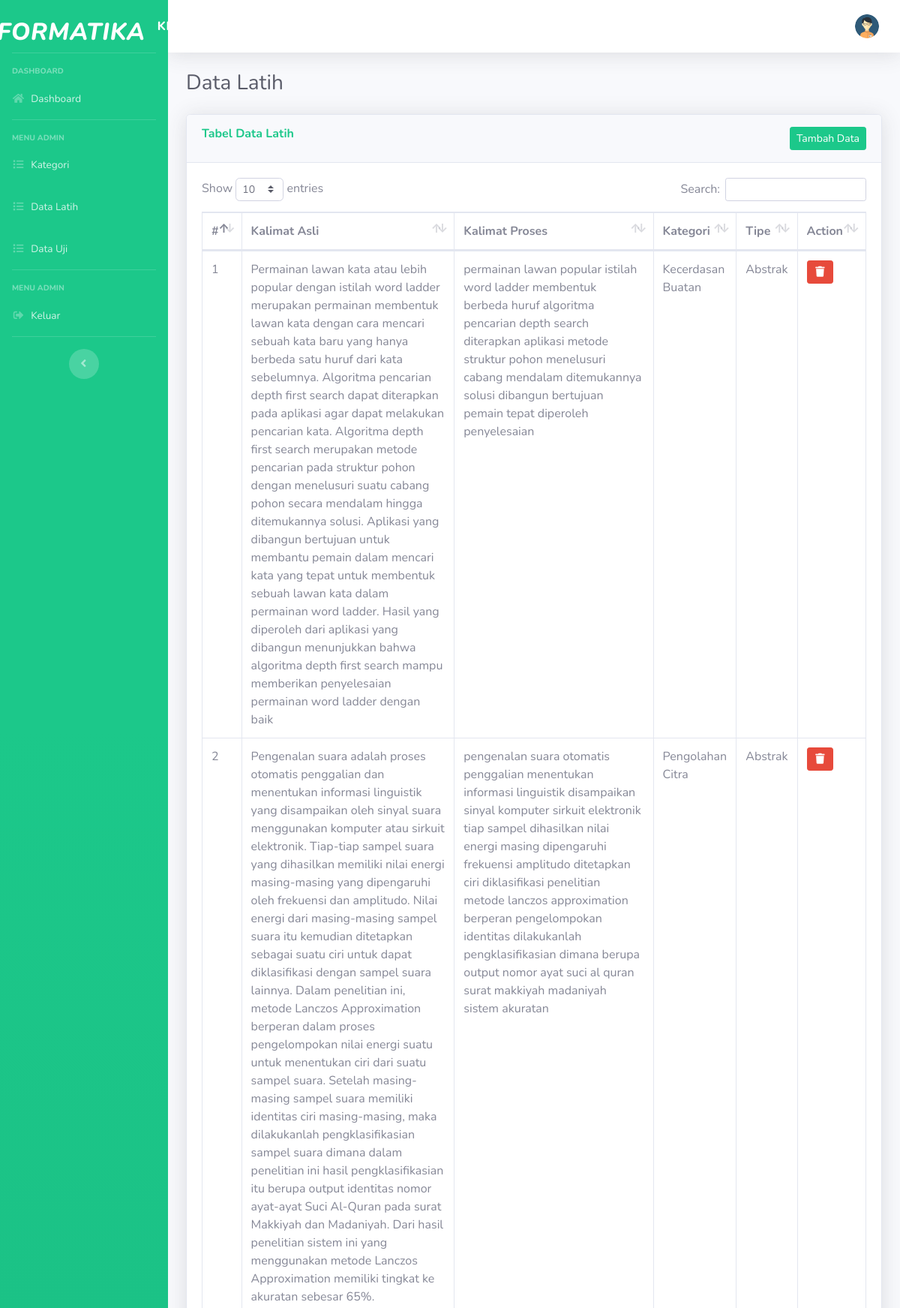
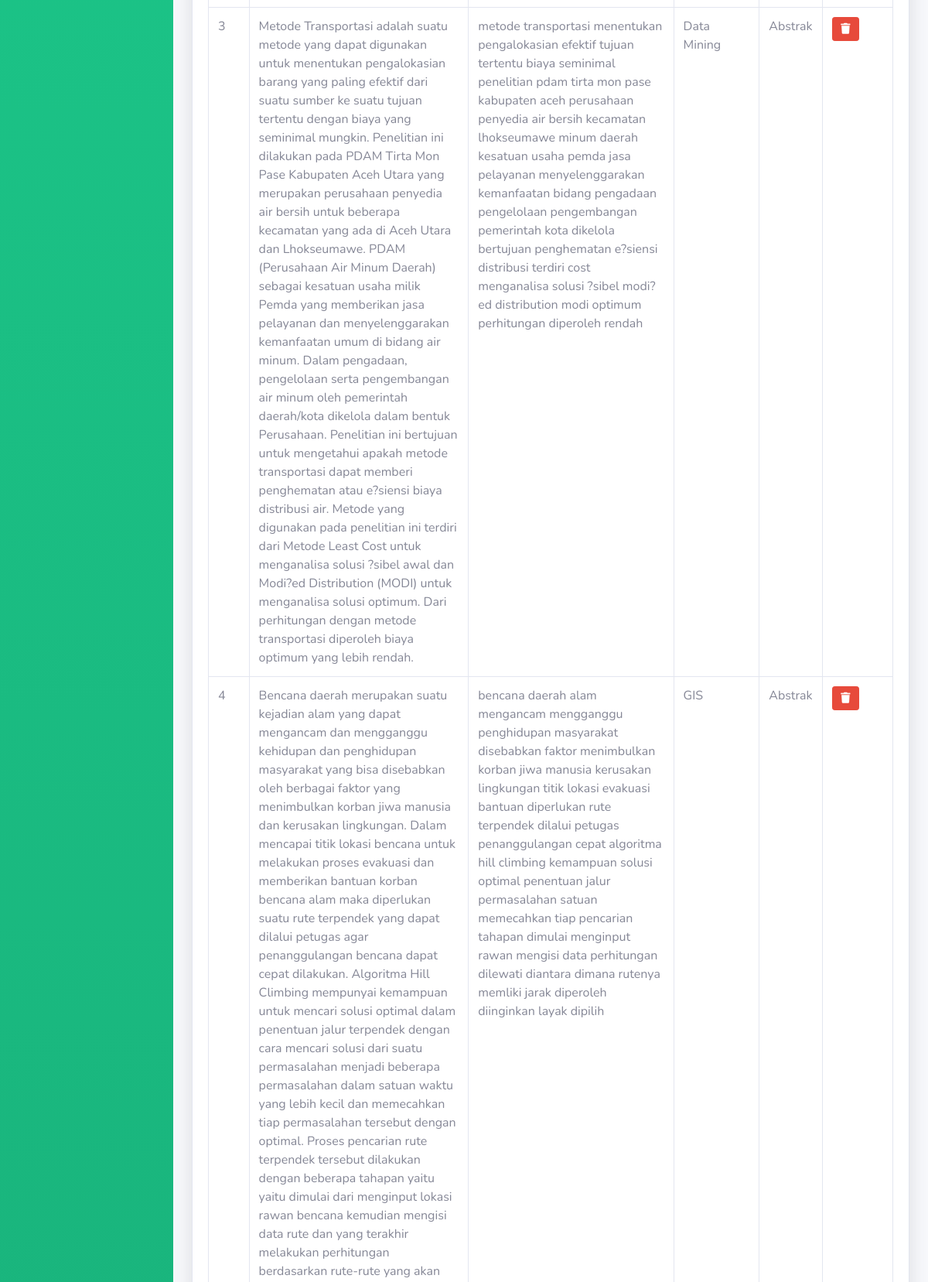
The page /index.php/admin/latih (upper part) on the database its author committed (2 pictures, top to bottom).
### tables this page shows
CREATE TABLE `tbl_data_latih` (
  `latih_id` int(11) NOT NULL,
  `latih_kalimat_asli` text NOT NULL,
  `latih_kalimat_proses` text NOT NULL,
  `latih_class` int(1) NOT NULL,
  `latih_category` varchar(30) NOT NULL
);

CREATE TABLE `tbl_kategori` (
  `kategori_id` int(11) NOT NULL,
  `kategori_nama` varchar(255) NOT NULL,
  `h_pengguna` varchar(255) NOT NULL,
  `h_tanggal` date NOT NULL,
  `h_waktu` time NOT NULL,
  `h_ip` varchar(255) NOT NULL
);

### application/libraries/Mylib.php (called while the page is built, shortened)
<?php
class Mylib
{
	function aview($view, $data = array())
	{
		$ci = &get_instance();
		if (!array_key_exists('title', $data)) {
			$data['title'] = 'K-Nearest Neighbor (KNN)';
		}
		$ci->load->view('admin/template/v_header', $data);
		if ($data) {
			$ci->load->view('admin/' . $view, $data);
		} else {
			$ci->load->view($view);
		}
	}
}

### application/controllers/Admin.php (called while the page is built, shortened)
<?php
class Admin extends CI_Controller
{
    public function latih()
    {
        $data['latih'] = $this->m_vic->get_data('tbl_data_latih');
        $this->mylib->aview('v_latih', $data);
    }
}

### index.php (called while the page is built, shortened)
<?php
require_once BASEPATH.'core/CodeIgniter.php';

### application/models/M_vic.php (called while the page is built, shortened)
<?php
class M_vic extends CI_Model
{
	function get_data($table)
	{
		return $this->db->get($table);
	}
}

### application/views/admin/v_latih.php (the view, shortened to what this page needs)
<div class="container-fluid">
    <div class="d-sm-flex align-items-center justify-content-between mb-4">
        <h1 class="h3 mb-0 text-gray-800">Data Latih</h1>
    </div>
    <div class="row">
        <div class="col-lg-12 mb-4">
            <div class="card shadow mb-4">
                <div class="card-header py-3">
                    <a href="<?= base_url() . 'admin/latih_add' ?>" class="float-right btn btn-sm btn-success">Tambah Data</a>
                    <h6 class="m-0 font-weight-bold text-success">Tabel Data Latih</h6>
                </div>
                <div class="card-body">
                    <div class="table-responsive">
                        <table class="table table-bordered" id="dataTable" width="100%" cellspacing="0">
                            <thead>
                                <tr>
                                    <th>#</th>
                                    <th>Kalimat Asli</th>
                                    <th>Kalimat Proses</th>
                                    <th>Kategori</th>
                                    <th>Tipe</th>
                                    <th>Action</th>
                                </tr>
                            </thead>
                            <tbody>
                                <?php
                                $no = 1;
                                foreach ($latih->result() as $l) {
                                    $class = $this->db->query("SELECT kategori_nama FROM tbl_kategori WHERE kategori_id ='$l->latih_class'")->row();
                                ?>
                                    <tr>
                                        <td><?= $no++ ?></td>
                                        <td><?= $l->latih_kalimat_asli ?></td>
                                        <td><?= $l->latih_kalimat_proses ?></td>
                                        <td><?= $class->kategori_nama ?></td>
                                        <td><?= $l->latih_category ?></td>
                                        <td>
                                            <a href="#" id="<?= base_url() . 'admin/latih_delete/' . $l->latih_id ?>" class="btn btn-delete btn-sm btn-danger" data-toggle="tooltip" data-placement="right" title="Hapus Data Latih"><span class="fas fa-fw fa-trash"></span></a>
                                        </td>
                                    </tr>
                                <?php } ?>
                            </tbody>
                        </table>
                    </div>
                </div>
            </div>
        </div>
    </div>
</div>
</div>

### rows shown on the page
tbl_data_latih: latih_kalimat_asli "Permainan lawan kata atau lebih popular dengan istilah word ladder merupakan permainan membentuk lawan kata dengan cara mencari sebuah kata baru yang hanya berbeda satu huruf dari kata sebelumnya. Algoritma pencarian depth first search dapat diterapkan pada aplikasi agar dapat melakukan pencarian kata. Algoritma depth first search merupakan metode pencarian pada struktur pohon dengan menelusuri suatu cabang pohon secara mendalam hingga ditemukannya solusi. Aplikasi yang dibangun bertujuan untuk membantu pemain dalam mencari kata yang tepat untuk membentuk sebuah lawan kata dalam permainan word ladder. Hasil yang diperoleh dari aplikasi yang dibangun menunjukkan bahwa algoritma depth first…", latih_kalimat_proses "permainan lawan popular istilah word ladder membentuk berbeda huruf algoritma pencarian depth search diterapkan aplikasi metode struktur pohon menelusuri cabang mendalam ditemukannya solusi dibangun bertujuan pemain tepat diperoleh penyelesaian", tbl_kategori.kategori_nama "Kecerdasan Buatan", latih_category "Abstrak"
tbl_data_latih: latih_kalimat_asli "Pengenalan suara adalah proses otomatis penggalian dan menentukan informasi linguistik yang disampaikan oleh sinyal suara menggunakan komputer atau sirkuit elektronik. Tiap-tiap sampel suara yang dihasilkan memiliki nilai energi masing-masing yang dipengaruhi oleh frekuensi dan amplitudo. Nilai energi dari masing-masing sampel suara itu kemudian ditetapkan sebagai suatu ciri untuk dapat diklasifikasi dengan sampel suara lainnya. Dalam penelitian ini, metode Lanczos Approximation berperan dalam proses pengelompokan nilai energi suatu untuk menentukan ciri dari suatu sampel suara. Setelah masing-masing sampel suara memiliki identitas ciri masing-masing, maka dilakukanlah pengklasifikasian…", latih_kalimat_proses "pengenalan suara otomatis penggalian menentukan informasi linguistik disampaikan sinyal komputer sirkuit elektronik tiap sampel dihasilkan nilai energi masing dipengaruhi frekuensi amplitudo ditetapkan ciri diklasifikasi penelitian metode lanczos approximation berperan pengelompokan identitas dilakukanlah pengklasifikasian dimana berupa output nomor ayat suci al quran surat makkiyah madaniyah sistem akuratan", tbl_kategori.kategori_nama "Pengolahan Citra", latih_category "Abstrak"
tbl_data_latih: latih_kalimat_asli "Metode Transportasi adalah suatu metode yang dapat digunakan untuk menentukan pengalokasian barang yang paling efektif dari suatu sumber ke suatu tujuan tertentu dengan biaya yang seminimal mungkin. Penelitian ini dilakukan pada PDAM Tirta Mon Pase Kabupaten Aceh Utara yang merupakan perusahaan penyedia air bersih untuk beberapa kecamatan yang ada di Aceh Utara dan Lhokseumawe. PDAM (Perusahaan Air Minum Daerah) sebagai kesatuan usaha milik Pemda yang memberikan jasa pelayanan dan menyelenggarakan kemanfaatan umum di bidang air minum. Dalam pengadaan, pengelolaan serta pengembangan air minum oleh pemerintah daerah/kota dikelola dalam bentuk Perusahaan. Penelitian ini bertujuan untuk…", latih_kalimat_proses "metode transportasi menentukan pengalokasian efektif tujuan tertentu biaya seminimal penelitian pdam tirta mon pase kabupaten aceh perusahaan penyedia air bersih kecamatan lhokseumawe minum daerah kesatuan usaha pemda jasa pelayanan menyelenggarakan kemanfaatan bidang pengadaan pengelolaan pengembangan pemerintah kota dikelola bertujuan penghematan e?siensi distribusi terdiri cost menganalisa solusi ?sibel modi?ed distribution modi optimum perhitungan diperoleh rendah", tbl_kategori.kategori_nama "Data Mining", latih_category "Abstrak"
tbl_data_latih: latih_kalimat_proses "bencana daerah alam mengancam mengganggu penghidupan masyarakat disebabkan faktor menimbulkan korban jiwa manusia kerusakan lingkungan titik lokasi evakuasi bantuan diperlukan rute terpendek dilalui petugas penanggulangan cepat algoritma hill climbing kemampuan solusi optimal penentuan jalur permasalahan satuan memecahkan tiap pencarian tahapan dimulai menginput rawan mengisi data perhitungan dilewati diantara dimana rutenya memliki jarak diperoleh diinginkan layak dipilih", tbl_kategori.kategori_nama "GIS", latih_category "Abstrak"
